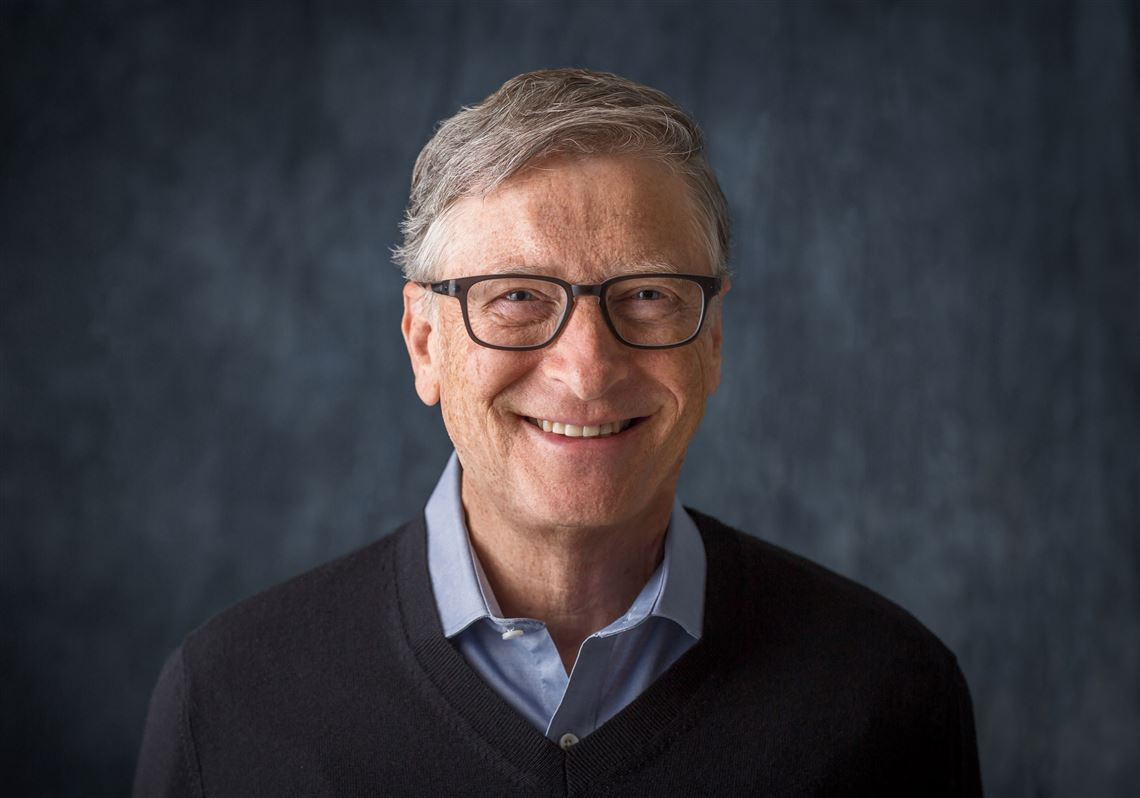
#> input picture face recognition/persons/bill.jpg, 1140 x 798 px, given in place of video, which was not available
$ python main_1.py
#> lines starting #> are read from the running program, lines starting #| are printed output that depends on the picture; after the words box and inside, x2 and y2 are one past the last pixel; in counts of white or black regions, pixels touching at a corner belong together; pictures that were not available may be replaced by others from this repository, and a replacement may not be noted
import cv2
import cvzone
import numpy as np
# Replace the URL with the one provided by your IP webcam app
url = 'http://192.168.82.37:4747/video'

cap = cv2.VideoCapture(url)


def empty(a):
    pass


cv2.namedWindow("Settings")
cv2.resizeWindow("Settings", 640, 240)
cv2.createTrackbar("Threshold1", "Settings", 50, 255, empty)
cv2.createTrackbar("Threshold2", "Settings", 100, 255, empty)
cv2.createTrackbar("CropX", "Settings", 0, 640, empty)
cv2.createTrackbar("CropY", "Settings", 0, 480, empty)
cv2.createTrackbar("CropWidth", "Settings", 100, 640, empty)
cv2.createTrackbar("CropHeight", "Settings", 100, 480, empty)


def preProcessing(img):
    imgPre = cv2.GaussianBlur(img, (9, 9), 3)
    thresh1 = cv2.getTrackbarPos("Threshold1", "Settings")
    thresh2 = cv2.getTrackbarPos("Threshold2", "Settings")
    imgPre = cv2.Canny(imgPre, thresh1, thresh2)
    return imgPre


while True:
    success, img = cap.read()
#> img is the input picture: shape (798, 1140, 3); mean B, G, R 62.1, 56.9, 58
    if not success:
        break

    crop_x = cv2.getTrackbarPos("CropX", "Settings")
    crop_y = cv2.getTrackbarPos("CropY", "Settings")
    crop_width = cv2.getTrackbarPos("CropWidth", "Settings")
    crop_height = cv2.getTrackbarPos("CropHeight", "Settings")

    # Ensure the crop rectangle is within the image bounds
    crop_x = min(crop_x, img.shape[1] - 1)
#> crop_x = 0
    crop_y = min(crop_y, img.shape[0] - 1)
#> crop_y = 0
    crop_width = min(crop_width, img.shape[1] - crop_x)
#> crop_width = 100
    crop_height = min(crop_height, img.shape[0] - crop_y)
#> crop_height = 100

    img_cropped = img[crop_y:crop_y + crop_height, crop_x:crop_x + crop_width]
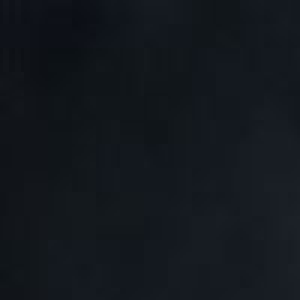
#> img_cropped: shape (100, 100, 3) (shown 3 times larger); mean B, G, R 29.1, 23.7, 19
    imgPre = preProcessing(img_cropped)
#> in preProcessing, `imgPre = cv2.Canny(imgPre, thresh1, thresh2)`: imgPre: shape (100, 100); every value is 0

    # Concatenate img_cropped and imgPre horizontally
    combined_img = np.hstack((img_cropped, cv2.cvtColor(imgPre, cv2.COLOR_GRAY2BGR)))  # Convert imgPre to BGR for concatenation
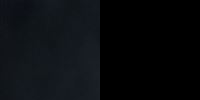
#> combined_img: shape (100, 200, 3); mean B, G, R 14.5, 11.8, 9.5

    # Display original image, cropped and processed images together
    cv2.imshow("Combined Images", combined_img)

    if cv2.waitKey(1) & 0xFF == ord('q'):
#> (key q is pressed here)
        break

cap.release()
cv2.destroyAllWindows()

$ run again, on face recognition/persons/steve.jpg
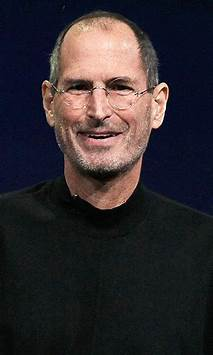
#> input picture face recognition/persons/steve.jpg, 213 x 355 px, given in place of video, which was not available
#> img is the input picture: shape (355, 213, 3); mean B, G, R 47, 43.6, 48.9
#> in preProcessing, `imgPre = cv2.Canny(imgPre, thresh1, thresh2)`:
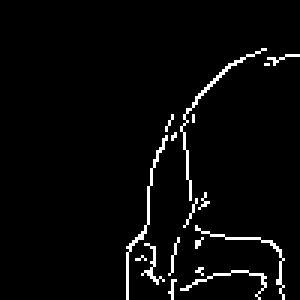
#> imgPre: shape (100, 100) (shown 3 times larger); 3.4% white in thin lines or dots, all inside (x1, y1, x2, y2) = (42, 16, 100, 100)
#> `combined_img = np.hstack((img_cropped, cv2.cvtColor(imgPre, cv2.COLOR_..`:
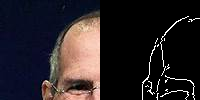
#> combined_img: shape (100, 200, 3); mean B, G, R 37.6, 34.3, 40.4
